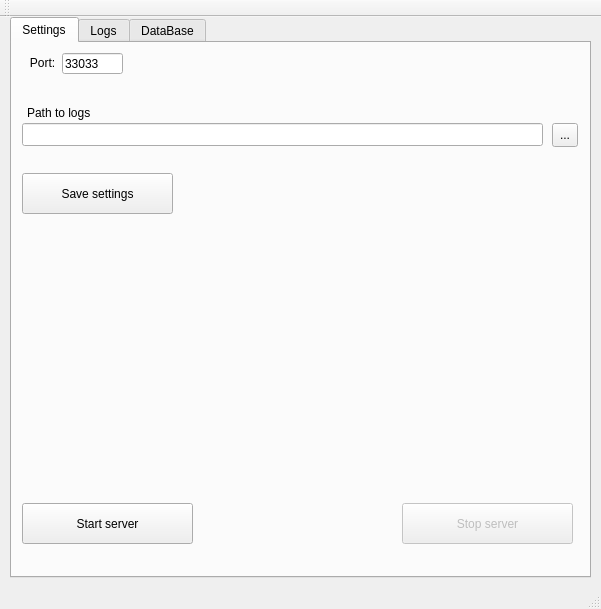
<?xml version="1.0" encoding="UTF-8"?>
<ui version="4.0">
 <class>StatsWindow</class>
 <widget class="QMainWindow" name="StatsWindow">
  <property name="geometry">
   <rect>
    <x>0</x>
    <y>0</y>
    <width>601</width>
    <height>609</height>
   </rect>
  </property>
  <property name="windowTitle">
   <string>Server</string>
  </property>
  <widget class="QWidget" name="centralWidget">
   <widget class="QTabWidget" name="tabWidget">
    <property name="geometry">
     <rect>
      <x>10</x>
      <y>0</y>
      <width>581</width>
      <height>561</height>
     </rect>
    </property>
    <property name="tabPosition">
     <enum>QTabWidget::North</enum>
    </property>
    <property name="currentIndex">
     <number>0</number>
    </property>
    <widget class="QWidget" name="configTab">
     <attribute name="title">
      <string>Settings</string>
     </attribute>
     <widget class="QPushButton" name="startServerButton">
      <property name="geometry">
       <rect>
        <x>10</x>
        <y>460</y>
        <width>171</width>
        <height>41</height>
       </rect>
      </property>
      <property name="text">
       <string>Start server</string>
      </property>
     </widget>
     <widget class="QLineEdit" name="portEdit">
      <property name="geometry">
       <rect>
        <x>50</x>
        <y>10</y>
        <width>61</width>
        <height>21</height>
       </rect>
      </property>
      <property name="text">
       <string>33033</string>
      </property>
     </widget>
     <widget class="QLabel" name="portLbl">
      <property name="geometry">
       <rect>
        <x>10</x>
        <y>10</y>
        <width>41</width>
        <height>20</height>
       </rect>
      </property>
      <property name="text">
       <string>Port:</string>
      </property>
      <property name="alignment">
       <set>Qt::AlignCenter</set>
      </property>
     </widget>
     <widget class="QPushButton" name="saveSettingsButton">
      <property name="geometry">
       <rect>
        <x>10</x>
        <y>130</y>
        <width>151</width>
        <height>41</height>
       </rect>
      </property>
      <property name="text">
       <string>Save settings</string>
      </property>
     </widget>
     <widget class="QLabel" name="logsDirLabel">
      <property name="geometry">
       <rect>
        <x>15</x>
        <y>60</y>
        <width>111</width>
        <height>20</height>
       </rect>
      </property>
      <property name="text">
       <string>Path to logs</string>
      </property>
     </widget>
     <widget class="QLineEdit" name="logPathEdit">
      <property name="geometry">
       <rect>
        <x>10</x>
        <y>80</y>
        <width>521</width>
        <height>23</height>
       </rect>
      </property>
     </widget>
     <widget class="QToolButton" name="setLogPathButton">
      <property name="geometry">
       <rect>
        <x>540</x>
        <y>80</y>
        <width>26</width>
        <height>24</height>
       </rect>
      </property>
      <property name="text">
       <string>...</string>
      </property>
      <property name="arrowType">
       <enum>Qt::NoArrow</enum>
      </property>
     </widget>
     <widget class="QPushButton" name="stopServerButton">
      <property name="enabled">
       <bool>false</bool>
      </property>
      <property name="geometry">
       <rect>
        <x>390</x>
        <y>460</y>
        <width>171</width>
        <height>41</height>
       </rect>
      </property>
      <property name="text">
       <string>Stop server</string>
      </property>
     </widget>
    </widget>
    <widget class="QWidget" name="logTab">
     <attribute name="title">
      <string>Logs</string>
     </attribute>
     <widget class="QTextEdit" name="logBrowser">
      <property name="enabled">
       <bool>true</bool>
      </property>
      <property name="geometry">
       <rect>
        <x>1</x>
        <y>0</y>
        <width>351</width>
        <height>488</height>
       </rect>
      </property>
      <property name="readOnly">
       <bool>true</bool>
      </property>
     </widget>
     <widget class="QComboBox" name="chooseLogToShowBox">
      <property name="geometry">
       <rect>
        <x>360</x>
        <y>20</y>
        <width>201</width>
        <height>24</height>
       </rect>
      </property>
     </widget>
     <widget class="QDateEdit" name="dateEdit">
      <property name="geometry">
       <rect>
        <x>360</x>
        <y>70</y>
        <width>201</width>
        <height>23</height>
       </rect>
      </property>
     </widget>
     <widget class="QLabel" name="showLogLabel">
      <property name="geometry">
       <rect>
        <x>360</x>
        <y>0</y>
        <width>111</width>
        <height>16</height>
       </rect>
      </property>
      <property name="text">
       <string>Show log:</string>
      </property>
     </widget>
     <widget class="QLabel" name="showDateLabel">
      <property name="geometry">
       <rect>
        <x>360</x>
        <y>50</y>
        <width>56</width>
        <height>15</height>
       </rect>
      </property>
      <property name="text">
       <string>By date:</string>
      </property>
     </widget>
     <widget class="QGroupBox" name="groupBox">
      <property name="geometry">
       <rect>
        <x>360</x>
        <y>100</y>
        <width>201</width>
        <height>261</height>
       </rect>
      </property>
      <property name="title">
       <string>Filter</string>
      </property>
      <widget class="QLabel" name="showTimeLabel">
       <property name="geometry">
        <rect>
         <x>10</x>
         <y>20</y>
         <width>56</width>
         <height>15</height>
        </rect>
       </property>
       <property name="text">
        <string>By time:</string>
       </property>
      </widget>
      <widget class="QTimeEdit" name="fromTimeEdit">
       <property name="geometry">
        <rect>
         <x>10</x>
         <y>40</y>
         <width>81</width>
         <height>23</height>
        </rect>
       </property>
      </widget>
      <widget class="QLabel" name="label_4">
       <property name="geometry">
        <rect>
         <x>90</x>
         <y>40</y>
         <width>21</width>
         <height>21</height>
        </rect>
       </property>
       <property name="text">
        <string>—</string>
       </property>
       <property name="alignment">
        <set>Qt::AlignCenter</set>
       </property>
      </widget>
      <widget class="QTimeEdit" name="tillTimeEdit">
       <property name="geometry">
        <rect>
         <x>110</x>
         <y>40</y>
         <width>81</width>
         <height>23</height>
        </rect>
       </property>
       <property name="time">
        <time>
         <hour>23</hour>
         <minute>59</minute>
         <second>59</second>
        </time>
       </property>
      </widget>
      <widget class="QLabel" name="showEventLabel">
       <property name="geometry">
        <rect>
         <x>10</x>
         <y>70</y>
         <width>121</width>
         <height>16</height>
        </rect>
       </property>
       <property name="text">
        <string>Show events:</string>
       </property>
      </widget>
      <widget class="QCheckBox" name="notifyCheckBox">
       <property name="geometry">
        <rect>
         <x>10</x>
         <y>90</y>
         <width>84</width>
         <height>21</height>
        </rect>
       </property>
       <property name="text">
        <string>Notify</string>
       </property>
       <property name="checked">
        <bool>true</bool>
       </property>
      </widget>
      <widget class="QCheckBox" name="minorCheckBox">
       <property name="geometry">
        <rect>
         <x>10</x>
         <y>110</y>
         <width>84</width>
         <height>21</height>
        </rect>
       </property>
       <property name="text">
        <string>Minor</string>
       </property>
       <property name="checked">
        <bool>true</bool>
       </property>
      </widget>
      <widget class="QCheckBox" name="warningCheckBox">
       <property name="geometry">
        <rect>
         <x>10</x>
         <y>130</y>
         <width>84</width>
         <height>21</height>
        </rect>
       </property>
       <property name="text">
        <string>Warning</string>
       </property>
       <property name="checked">
        <bool>true</bool>
       </property>
      </widget>
      <widget class="QCheckBox" name="criticalCheckBox">
       <property name="geometry">
        <rect>
         <x>10</x>
         <y>150</y>
         <width>84</width>
         <height>21</height>
        </rect>
       </property>
       <property name="text">
        <string>Critical</string>
       </property>
       <property name="checked">
        <bool>true</bool>
       </property>
      </widget>
      <widget class="QCheckBox" name="fatalCheckBox">
       <property name="geometry">
        <rect>
         <x>10</x>
         <y>170</y>
         <width>84</width>
         <height>21</height>
        </rect>
       </property>
       <property name="text">
        <string>Fatal</string>
       </property>
       <property name="checked">
        <bool>true</bool>
       </property>
      </widget>
      <widget class="QPushButton" name="applyFilterButton">
       <property name="geometry">
        <rect>
         <x>10</x>
         <y>230</y>
         <width>181</width>
         <height>24</height>
        </rect>
       </property>
       <property name="text">
        <string>Filter</string>
       </property>
      </widget>
     </widget>
    </widget>
    <widget class="QWidget" name="dbTab">
     <attribute name="title">
      <string>DataBase</string>
     </attribute>
     <widget class="QTableView" name="currentTableView">
      <property name="geometry">
       <rect>
        <x>10</x>
        <y>40</y>
        <width>551</width>
        <height>431</height>
       </rect>
      </property>
      <property name="selectionMode">
       <enum>QAbstractItemView::SingleSelection</enum>
      </property>
      <property name="selectionBehavior">
       <enum>QAbstractItemView::SelectRows</enum>
      </property>
     </widget>
     <widget class="QComboBox" name="chooseTableToShowBox">
      <property name="geometry">
       <rect>
        <x>50</x>
        <y>10</y>
        <width>111</width>
        <height>24</height>
       </rect>
      </property>
     </widget>
     <widget class="QLabel" name="label">
      <property name="geometry">
       <rect>
        <x>10</x>
        <y>10</y>
        <width>53</width>
        <height>21</height>
       </rect>
      </property>
      <property name="text">
       <string>Table:</string>
      </property>
     </widget>
     <widget class="QPushButton" name="addRecordPushButton">
      <property name="geometry">
       <rect>
        <x>10</x>
        <y>470</y>
        <width>191</width>
        <height>41</height>
       </rect>
      </property>
      <property name="text">
       <string>Add empty record</string>
      </property>
     </widget>
     <widget class="QPushButton" name="deleteRecordPushButton">
      <property name="enabled">
       <bool>false</bool>
      </property>
      <property name="geometry">
       <rect>
        <x>370</x>
        <y>470</y>
        <width>191</width>
        <height>41</height>
       </rect>
      </property>
      <property name="text">
       <string>Delete selected record</string>
      </property>
     </widget>
    </widget>
   </widget>
  </widget>
  <widget class="QMenuBar" name="menuBar">
   <property name="geometry">
    <rect>
     <x>0</x>
     <y>0</y>
     <width>601</width>
     <height>21</height>
    </rect>
   </property>
  </widget>
  <widget class="QToolBar" name="mainToolBar">
   <attribute name="toolBarArea">
    <enum>TopToolBarArea</enum>
   </attribute>
   <attribute name="toolBarBreak">
    <bool>false</bool>
   </attribute>
  </widget>
  <widget class="QStatusBar" name="statusBar">
   <property name="enabled">
    <bool>true</bool>
   </property>
  </widget>
 </widget>
 <layoutdefault spacing="6" margin="11"/>
 <resources/>
 <connections/>
</ui>
